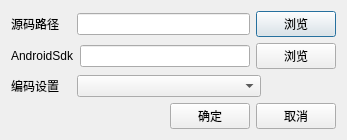
<?xml version="1.0" encoding="UTF-8"?>
<ui version="4.0">
 <class>SourcePackSetting</class>
 <widget class="QDialog" name="SourcePackSetting">
  <property name="geometry">
   <rect>
    <x>0</x>
    <y>0</y>
    <width>347</width>
    <height>133</height>
   </rect>
  </property>
  <property name="maximumSize">
   <size>
    <width>16777215</width>
    <height>160</height>
   </size>
  </property>
  <property name="windowTitle">
   <string>源码打包设置</string>
  </property>
  <layout class="QVBoxLayout" name="verticalLayout">
   <item>
    <layout class="QHBoxLayout" name="horizontalLayout">
     <item>
      <widget class="QLabel" name="LabelPath">
       <property name="sizePolicy">
        <sizepolicy hsizetype="Fixed" vsizetype="Preferred">
         <horstretch>0</horstretch>
         <verstretch>0</verstretch>
        </sizepolicy>
       </property>
       <property name="minimumSize">
        <size>
         <width>60</width>
         <height>0</height>
        </size>
       </property>
       <property name="text">
        <string>源码路径</string>
       </property>
      </widget>
     </item>
     <item>
      <widget class="QLineEdit" name="LineEditPath"/>
     </item>
     <item>
      <widget class="QPushButton" name="ButtonScan">
       <property name="text">
        <string>浏览</string>
       </property>
      </widget>
     </item>
    </layout>
   </item>
   <item>
    <layout class="QHBoxLayout" name="horizontalLayout_3">
     <item>
      <widget class="QLabel" name="LabelSdk">
       <property name="sizePolicy">
        <sizepolicy hsizetype="Fixed" vsizetype="Preferred">
         <horstretch>0</horstretch>
         <verstretch>0</verstretch>
        </sizepolicy>
       </property>
       <property name="minimumSize">
        <size>
         <width>60</width>
         <height>0</height>
        </size>
       </property>
       <property name="text">
        <string>AndroidSdk</string>
       </property>
      </widget>
     </item>
     <item>
      <widget class="QLineEdit" name="LineEditSdkPath"/>
     </item>
     <item>
      <widget class="QPushButton" name="ButtonScanSdk">
       <property name="text">
        <string>浏览</string>
       </property>
      </widget>
     </item>
    </layout>
   </item>
   <item>
    <layout class="QHBoxLayout" name="horizontalLayout_4">
     <item>
      <widget class="QLabel" name="LabelCode">
       <property name="minimumSize">
        <size>
         <width>60</width>
         <height>0</height>
        </size>
       </property>
       <property name="text">
        <string>编码设置</string>
       </property>
      </widget>
     </item>
     <item>
      <widget class="QComboBox" name="ComboBoxEncode">
       <property name="sizePolicy">
        <sizepolicy hsizetype="Expanding" vsizetype="Fixed">
         <horstretch>0</horstretch>
         <verstretch>0</verstretch>
        </sizepolicy>
       </property>
      </widget>
     </item>
     <item>
      <spacer name="horizontalSpacer_2">
       <property name="orientation">
        <enum>Qt::Horizontal</enum>
       </property>
       <property name="sizeType">
        <enum>QSizePolicy::Fixed</enum>
       </property>
       <property name="sizeHint" stdset="0">
        <size>
         <width>75</width>
         <height>20</height>
        </size>
       </property>
      </spacer>
     </item>
    </layout>
   </item>
   <item>
    <layout class="QHBoxLayout" name="horizontalLayout_2">
     <item>
      <spacer name="horizontalSpacer">
       <property name="orientation">
        <enum>Qt::Horizontal</enum>
       </property>
       <property name="sizeHint" stdset="0">
        <size>
         <width>40</width>
         <height>20</height>
        </size>
       </property>
      </spacer>
     </item>
     <item>
      <widget class="QPushButton" name="ButtonOk">
       <property name="text">
        <string>确定</string>
       </property>
      </widget>
     </item>
     <item>
      <widget class="QPushButton" name="ButtonCancel">
       <property name="text">
        <string>取消</string>
       </property>
      </widget>
     </item>
    </layout>
   </item>
  </layout>
 </widget>
 <resources/>
 <connections>
  <connection>
   <sender>ButtonOk</sender>
   <signal>clicked()</signal>
   <receiver>SourcePackSetting</receiver>
   <slot>accept()</slot>
   <hints>
    <hint type="sourcelabel">
     <x>164</x>
     <y>59</y>
    </hint>
    <hint type="destinationlabel">
     <x>162</x>
     <y>64</y>
    </hint>
   </hints>
  </connection>
  <connection>
   <sender>ButtonCancel</sender>
   <signal>clicked()</signal>
   <receiver>SourcePackSetting</receiver>
   <slot>reject()</slot>
   <hints>
    <hint type="sourcelabel">
     <x>236</x>
     <y>53</y>
    </hint>
    <hint type="destinationlabel">
     <x>243</x>
     <y>64</y>
    </hint>
   </hints>
  </connection>
 </connections>
</ui>
